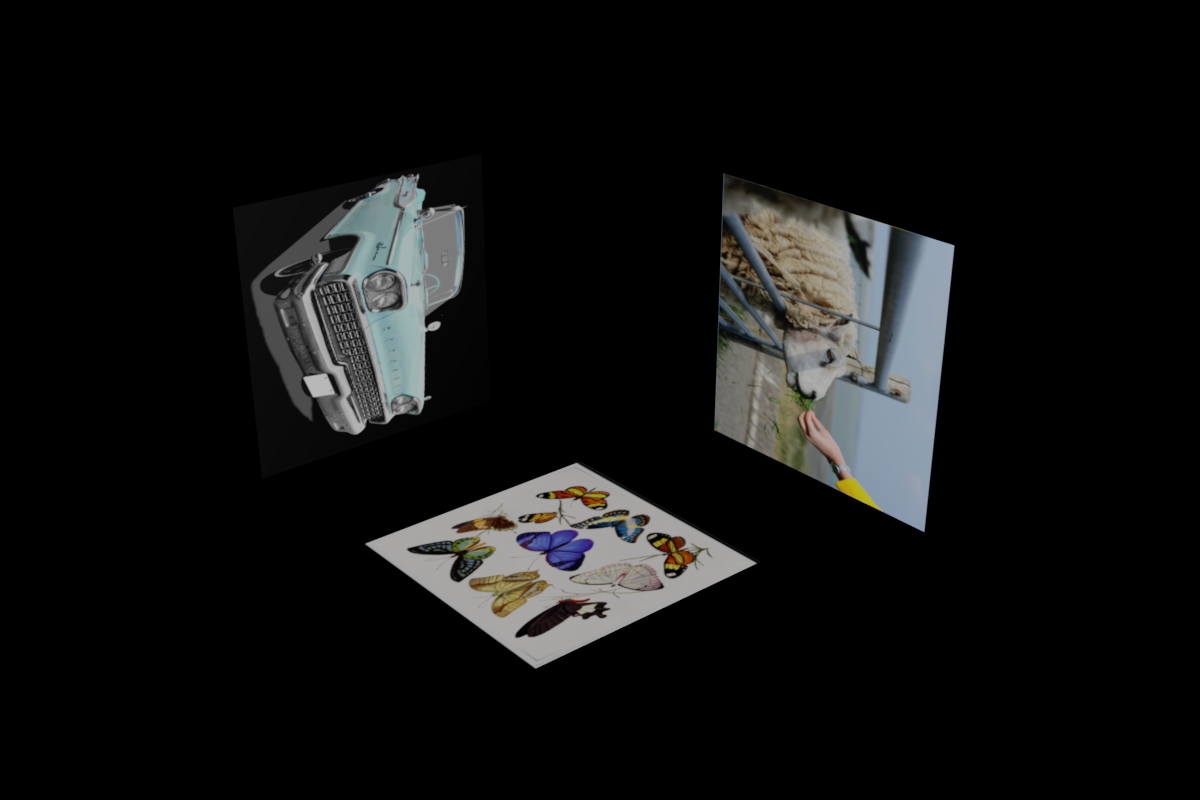
#> input picture Built_stereo_image/Stereo_case/R.png, 1200 x 800 px
$ python estimation.py
#> lines starting #> are read from the running program, lines starting #| are printed output that depends on the picture
### calibrated_img.py
import cv2
import matplotlib.pyplot as plt
import numpy as np
from sklearn.linear_model import LinearRegression
import copy
import math
import os


class calibrated_image(object):

    def __init__(self, target_img, template_img, folderName, qThreshold, heThreshold, Gaussian_value):
        # H transform from template to target_img

#> called with target_img = 'R.png', template_img = 'L.png', folderName = 'estimation_result', qThreshold = 0.0001, heThreshold = 1e-05, Gaussian_value = 7
        temp_target_img = cv2.imread(target_img, cv2.IMREAD_GRAYSCALE)
        temp_template_img = cv2.imread(template_img, cv2.IMREAD_GRAYSCALE)
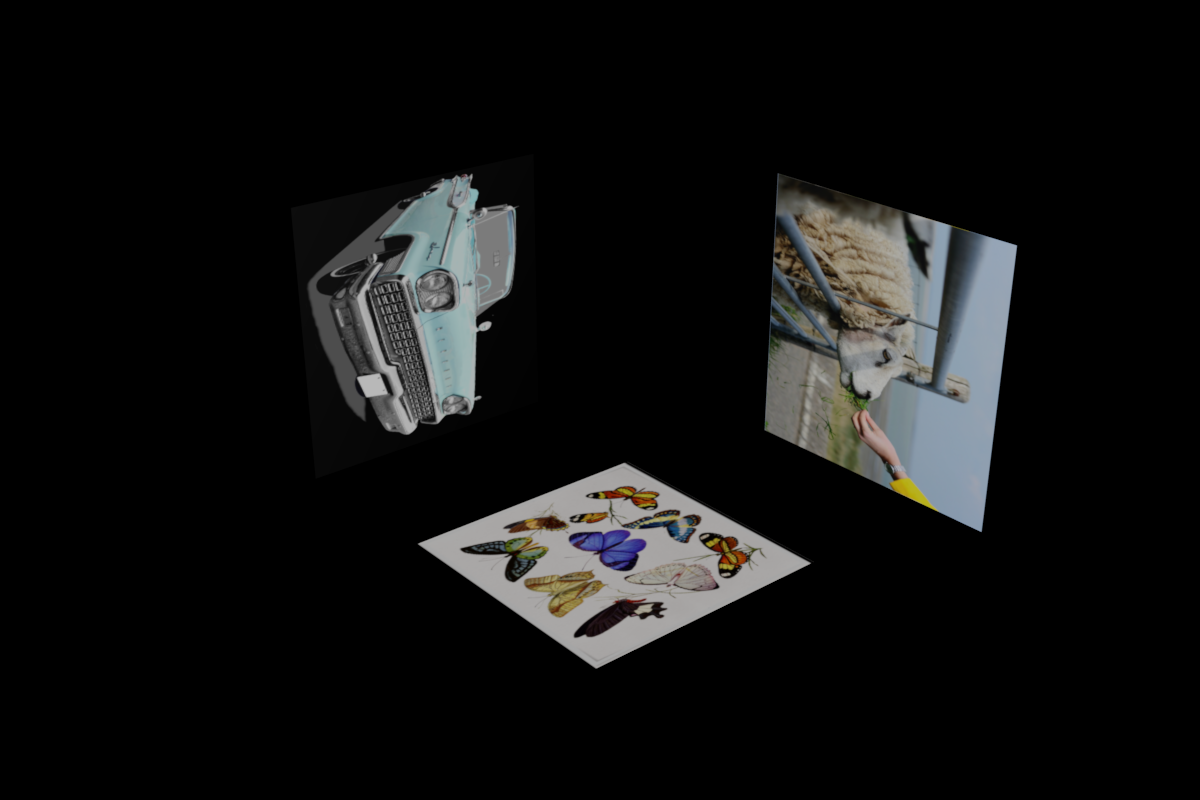
#> input picture Built_stereo_image/Stereo_case/L.png, 1200 x 800 px

        self.target_img = np.float32(temp_target_img)
        self.template_img = np.float32(temp_template_img)
        # blur the image
        self.target_img_blur = cv2.GaussianBlur(self.target_img, (Gaussian_value, Gaussian_value), 10)
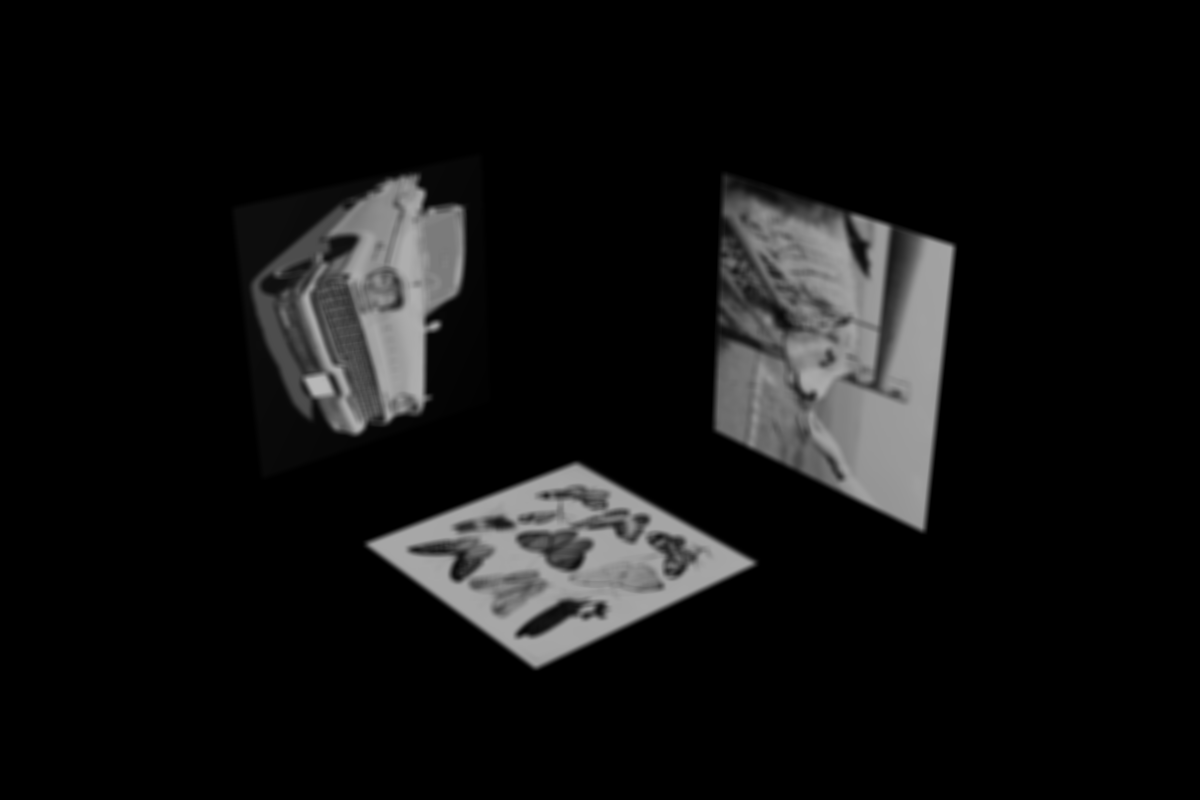
#> self.target_img_blur: shape (800, 1200) float32; min 0, max 184, mean 17.7
        self.template_img_blur = cv2.GaussianBlur(self.template_img, (Gaussian_value, Gaussian_value), 10)
#> (the rest of the program and of its run is left out)
